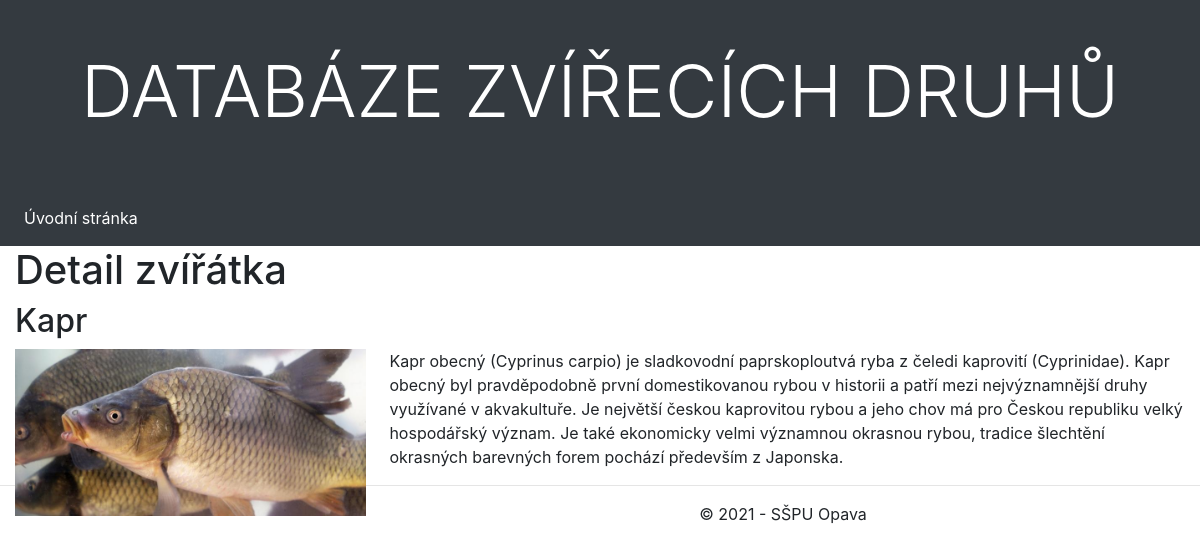
Screenshot of /blog/animals/3/ with the database file from the repository.
### blog/models.py (models this page shows, shortened)
class Animal(models.Model):
    name = models.CharField(max_length=50, unique=True, verbose_name="Name of animal")
    poster = models.ImageField(upload_to=poster_path, blank=True, null=True, verbose_name="Poster")
    latin = models.CharField(max_length=50, unique=True, verbose_name="Latin name for animal")
    description = models.CharField(max_length=5000, verbose_name="Description of animal")
    class Meta:
        ordering = ["name"]

### blog/views.py (the view)
# urls.py: path('animals/<int:pk>/', views.AnimalDetailView.as_view(), name='animal-detail')
class AnimalDetailView(generic.DetailView):
    model = Animal
    context_object_name = 'animal'

### blog/templates/blog/animal_detail.html
{% extends "base_generic.html" %}
{% block content %}
<h1>Detail zvířátka</h1>
<h2>{{ animal.name }}</h2>
<div >
        <div style="width: 30%; float: left;">
           <img width="100%" src="{{ animal.poster.url }}" alt="{{ animal.name }}">
        </div>
        <div style="margin-left: 32%;">
            <p>{{ animal.description }}</p>
        </div>
    </div>
{% endblock %}

### rows the page displays
Animal: name "Kapr", poster (picture), description "Kapr obecný (Cyprinus carpio) je sladkovodní paprskoploutvá ryba z čeledi kaprovití (Cyprinidae). Kapr obecný byl pravděpodobně první domestikovanou rybou v historii a patří mezi nejvýznamnější druhy využívané v akvakultuře. Je největší českou kaprovitou rybou a jeho chov má pro Českou republiku velký hospodářský význam. Je také ekonomicky velmi významnou okrasnou rybou, tradice šlechtění okrasných barevných forem pochází především z Japonska."
